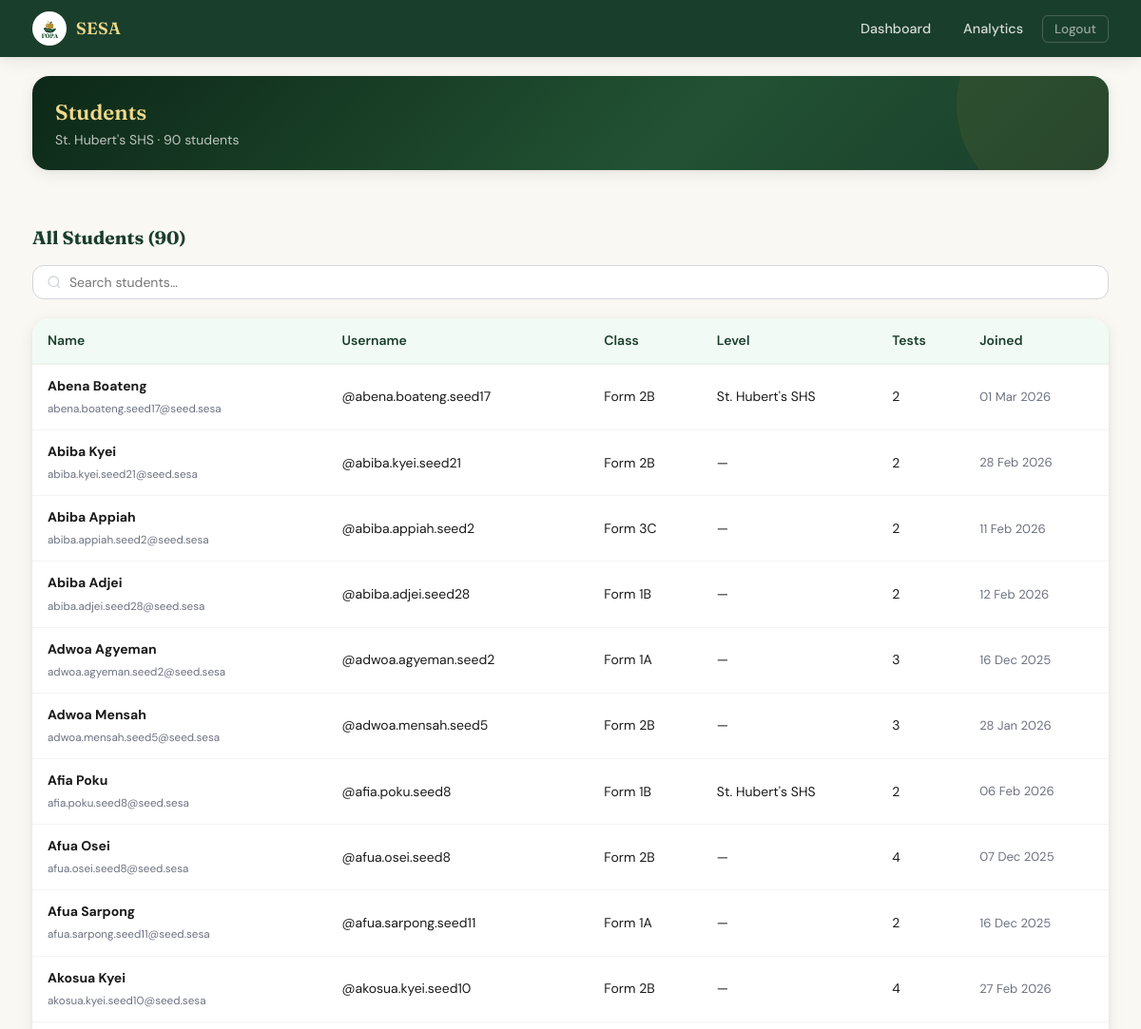
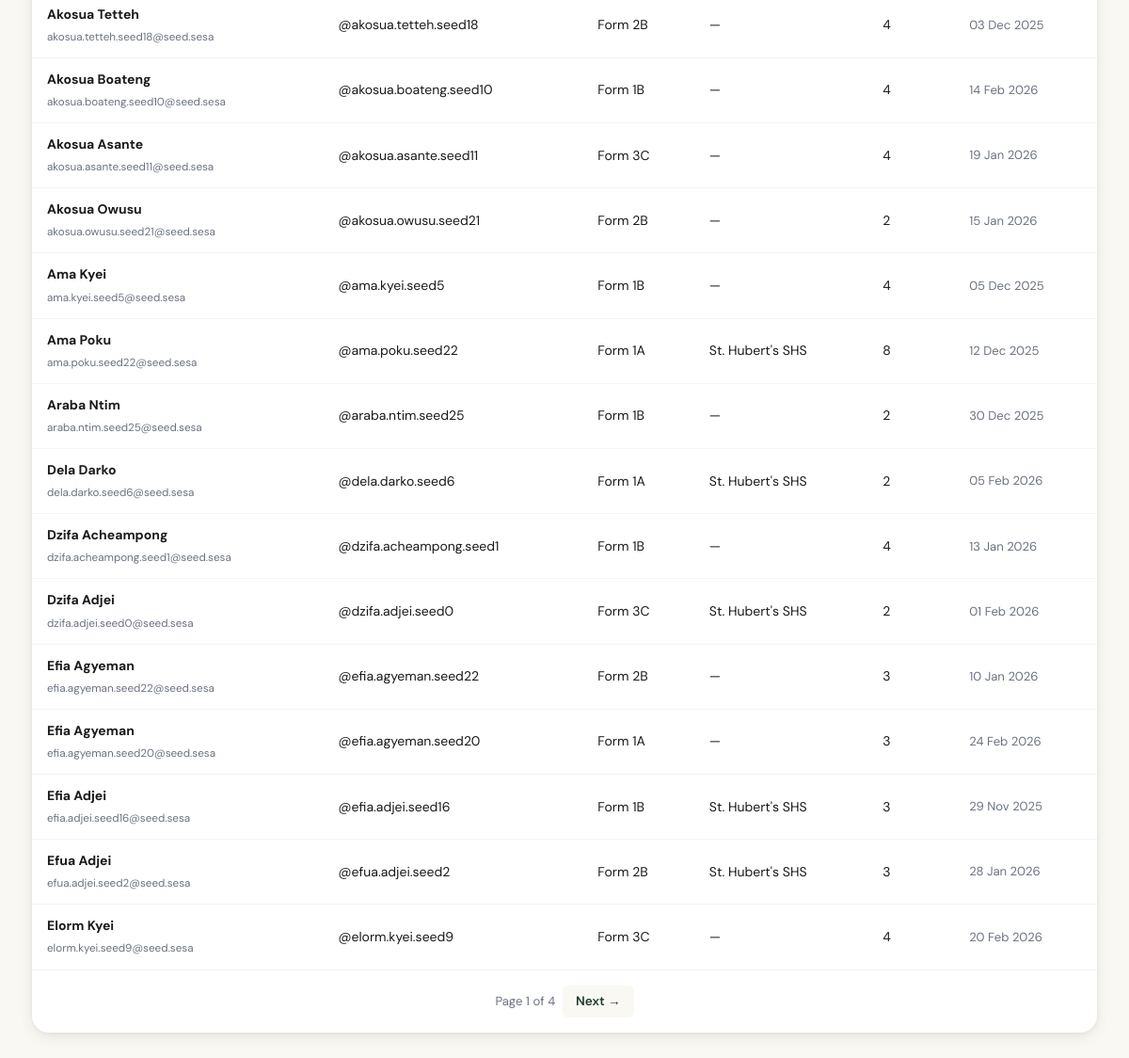
The page /school/6/students (signed in) on the database its author committed (2 pictures, top to bottom).
### app/models/school.py (models this page shows, shortened)
class School(db.Model):
    __tablename__ = 'school'
    id = db.Column(db.Integer, primary_key=True)
    school_name = db.Column(db.String(200), nullable=False, unique=True)
    admin_name = db.Column(db.String(100), nullable=False)
    admin_password = db.Column(db.String(200), nullable=False)
    email = db.Column(db.String(120), nullable=True)
    created_at = db.Column(db.DateTime, default=lambda: datetime.now(timezone.utc))
    subscription_paid = db.Column(db.Boolean, default=False)
    upload_enabled = db.Column(db.Boolean, default=False)
    paystack_reference = db.Column(db.String(100), nullable=True)
    payment_date = db.Column(db.DateTime, nullable=True)
    subscription_expires = db.Column(db.DateTime, nullable=True, index=True)
    accounts = db.relationship(
        'Accounts',
        backref='school',
        lazy='dynamic',
        cascade='all, delete-orphan'
    )
    phone = db.Column(db.String(20), nullable=True)
    access_code = db.Column(db.String(8), nullable=True, unique=True, index=True)
    qr_token = db.Column(db.String(64), nullable=True, unique=True, index=True)
    failed_attempts = db.Column(db.Integer, default=0, server_default='0', nullable=False)
    locked_until = db.Column(db.DateTime, nullable=True)
    LOCKOUT_THRESHOLD = 5
    LOCKOUT_MINUTES   = 15

### app/models/account.py (models this page shows, shortened)
class Accounts(UserMixin, db.Model):
    __tablename__ = 'accounts'
    id = db.Column(db.Integer, primary_key=True)
    fname = db.Column(db.String(100), nullable=False)
    lname = db.Column(db.String(100), nullable=False)
    email = db.Column(db.String(120), unique=True, nullable=True, index=True)
    username = db.Column(db.String(50), unique=True, nullable=False, index=True)
    password = db.Column(db.String(256), nullable=False)
    school_name = db.Column(db.String(200), nullable=True)
    gender = db.Column(db.String(20), nullable=True)
    birthdate = db.Column(db.Date, nullable=True)
    last_login = db.Column(db.DateTime, nullable=True)
    created_at = db.Column(db.DateTime, default=lambda: datetime.now(timezone.utc))
    school_id = db.Column(
        db.Integer,
        db.ForeignKey('school.id', ondelete='CASCADE', name='fk_accounts_school_id'),
        nullable=True,
        index=True
    )
    class_group = db.Column(db.String(50), nullable=True)   # e.g. "Form 2A", "JHS 3B"
    is_admin = db.Column(db.Boolean, default=False, nullable=False)
    is_counsellor = db.Column(db.Boolean, default=False, server_default='0', nullable=False)
    failed_attempts = db.Column(db.Integer, default=0, server_default='0', nullable=False)
    locked_until = db.Column(db.DateTime, nullable=True)  # NULL = not locked
    phone = db.Column(db.String(20), nullable=True)
    consent_given = db.Column(db.Boolean, default=False, nullable=False, server_default='0')
    consent_given_at = db.Column(db.DateTime, nullable=True)
    consent_version = db.Column(db.String(10), nullable=True)  # e.g. 'v1.0'
    test_results = db.relationship(
        'TestResult',
        backref='account',
        lazy='dynamic',
        cascade='all, delete-orphan'
    )
    LOCKOUT_THRESHOLD = 5      # failed attempts before lockout
    LOCKOUT_MINUTES   = 15     # minutes locked after threshold reached

### app/routes/main.py (the view)
@main_bp.route('/school/<int:school_id>/students')
@school_login_required
def school_students(school_id):
    school = _get_school_from_session()
    if current_user.is_authenticated and current_user.is_super_admin:
        school = School.query.get_or_404(school_id)
    elif school and school.id == school_id:
        pass
    else:
        flash('Please log in as a school administrator.', 'warning')
        return redirect(url_for('auth.school_login'))
    accounts_q = (Accounts.query
                  .filter_by(school_id=school.id)
                  .order_by(Accounts.fname))
    total_students = accounts_q.count()
    student_page = request.args.get('student_page', 1, type=int)
    students_pagination = accounts_q.paginate(page=student_page, per_page=25, error_out=False)
    return render_template(
        'main/school_students.html',
        school=school,
        students_pagination=students_pagination,
        total_students=total_students,
    )

### app/routes/main.py (called while the page is built)
def _get_school_from_session():
    school_id = session.get('school_id')
    return School.query.get(school_id) if school_id else None

### app/templates/main/school_students.html (shortened to what this page needs)
{% extends 'base.html' %}
{% block nav_links %}
  <li><a href="{{ url_for('main.school_dashboard', school_id=school.id) }}">Dashboard</a></li>
  <li><a href="{{ url_for('main.school_analytics', school_id=school.id) }}">Analytics</a></li>
  <li><a href="{{ url_for('auth.logout') }}" class="btn-nav-logout">Logout</a></li>
{% endblock %}
{% block body %}
<div class="container" style="padding-bottom: 48px;">
  <div class="page-context">
    <h1>Students</h1>
    <p>{{ school.school_name }} · {{ total_students }} student{{ 's' if total_students != 1 }}</p>
  </div>
  <div class="section">
    <div class="section-head">
      <h2>All Students ({{ total_students }})</h2>
      <div class="search-box" style="width:100%;">
        <svg width="16" height="16" viewBox="0 0 24 24" fill="none" stroke="currentColor" stroke-width="2"><circle cx="11" cy="11" r="8"/><line x1="21" y1="21" x2="16.65" y2="16.65"/></svg>
        <input type="text" id="studentSearch" data-school-id="{{ school.id }}" placeholder="Search students…">
      </div>
    </div>
    <div class="card">
      <div class="table-wrapper">
        <table class="table">
          <thead>
            <tr>
              <th>Name</th>
              <th>Username</th>
              <th>Class</th>
              <th>Level</th>
              <th>Tests</th>
              <th>Joined</th>
            </tr>
          </thead>
          <tbody>
            {% for acc in students_pagination.items %}
            <tr>
              <td data-label="Name"><strong>{{ acc.fname }} {{ acc.lname }}</strong><br><small style="color:var(--gray-500)">{{ acc.email or '—' }}</small></td>
              <td data-label="Username">@{{ acc.username }}</td>
              <td data-label="Class">{{ acc.class_group or '—' }}</td>
              <td data-label="School">{{ acc.school_name if acc.school_name else '—' }}</td>
              <td data-label="Tests">{{ acc.test_results.count() }}</td>
              <td data-label="Joined" style="color:var(--gray-500); font-size:0.82rem;">{{ acc.created_at.strftime('%d %b %Y') }}</td>
            </tr>
            {% endfor %}
          </tbody>
        </table>
      </div>
      {% if students_pagination.pages > 1 %}
      <div style="display:flex; justify-content:center; align-items:center; gap:8px; padding:16px; border-top:1px solid var(--gray-100);">
        <span style="font-size:0.82rem; color:var(--gray-500);">Page {{ students_pagination.page }} of {{ students_pagination.pages }}</span>
        {% if students_pagination.has_next %}
          <a href="{{ url_for('main.school_students', school_id=school.id, student_page=students_pagination.next_num) }}"
             style="padding:6px 14px; border-radius:6px; background:var(--ivory); color:var(--green-800); text-decoration:none; font-size:0.85rem; font-weight:600;">Next →</a>
        {% endif %}
      </div>
      {% endif %}
    </div>
  </div>
</div>
{% endblock %}

### app/static/css/main.css (style rules this page uses)
:root { --green-900: #0d2818; --green-800: #1a3e2c; --green-700: #225233; --green-600: #2a6642; --green-500: #3d8b58; --green-400: #5aab74; --green-100: #e8f5ed; --green-50: #f2faf5; --gold-700: #92690a; --gold-500: #c9921a; --gold-400: #d4a336; --gold-200: #f0d98a; --gold-100: #faf3d7; --gold-50: #fefaed; --ivory: #faf8f3; --white: #ffffff; --gray-900: #1a1a1a; --gray-700: #374151; --gray-500: #6b7280; --gray-300: #d1d5db; --gray-200: #e5e7eb; --gray-100: #f3f4f6; --red-600: #dc2626; --red-100: #fee2e2; --amber-600: #d97706; --amber-100: #fef3c7; --blue-600: #2563eb; --blue-100: #dbeafe; --radius-sm: 6px; --radius-md: 12px; --radius-lg: 18px; --radius-xl: 24px; --radius-full: 9999px; --shadow-sm: 0 1px 3px rgba(0,0,0,.07), 0 1px 2px rgba(0,0,0,.05); --shadow-md: 0 4px 16px rgba(0,0,0,.08), 0 1px 4px rgba(0,0,0,.05); --shadow-lg: 0 12px 40px rgba(0,0,0,.1), 0 2px 8px rgba(0,0,0,.06); --shadow-xl: 0 24px 64px rgba(0,0,0,.12); --transition: 0.2s cubic-bezier(0.4, 0, 0.2, 1); --font-display: 'Fraunces', Georgia, serif; --font-body: 'DM Sans', system-ui, sans-serif; --navbar-height: 60px; }
*, *::before, *::after { box-sizing: border-box; margin: 0; padding: 0; }
* { -webkit-tap-highlight-color: transparent; }
a, button, .btn, .tab-item, .quiz-option, .test-card, .nav-dropdown a, .guide-nav-item, .crisis-option, .stat-card, .a2hs-btn-install, .a2hs-btn-later, .admin-tab { -webkit-tap-highlight-color: transparent; touch-action: manipulation; }
html { scroll-behavior: smooth; }
body { font-family: var(--font-body); font-size: 15px; line-height: 1.65; color: var(--gray-900); background: var(--ivory); -webkit-font-smoothing: antialiased; overflow-x: hidden; }
html { overflow-x: hidden; max-width: 100%; }
a { color: inherit; text-decoration: none; }
button, input, select, textarea { font-family: inherit; font-size: inherit; }
.container { max-width: 1180px; margin: 0 auto; padding: 0 24px; }
.navbar-links a { color: rgba(255,255,255,.82); padding: 6px 14px; border-radius: var(--radius-sm); font-weight: 500; font-size: 0.9rem; transition: background var(--transition), color var(--transition); }
.navbar-links .btn-nav-logout { color: rgba(255,255,255,.55); border: 1px solid rgba(255,255,255,.2); border-radius: var(--radius-sm); padding: 5px 12px; font-size: 0.85rem; transition: color var(--transition), border-color var(--transition); }
.page-context { background: linear-gradient(135deg, var(--green-900) 0%, var(--green-700) 60%, var(--green-800) 100%); border-radius: var(--radius-lg); padding: 24px 24px 20px; margin-top: 20px; margin-bottom: 24px; position: relative; overflow: hidden; box-shadow: var(--shadow-md); }
.page-context::before { content: ''; position: absolute; width: 220px; height: 220px; border-radius: 50%; background: rgba(212, 163, 54, 0.08); top: -80px; right: -60px; pointer-events: none; }
.page-context h1 { font-family: var(--font-display); font-size: 1.4rem; font-weight: 600; color: var(--gold-200); margin-bottom: 4px; line-height: 1.25; white-space: normal; overflow-wrap: break-word; word-break: break-word; position: relative; }
.page-context p { font-size: 0.875rem; color: rgba(255, 255, 255, 0.72); margin: 0; position: relative; }
.card { background: var(--white); border-radius: var(--radius-lg); box-shadow: var(--shadow-md); overflow: hidden; }
.table-wrapper { overflow-x:auto; border-radius:var(--radius-md); }
.table { width:100%; border-collapse:collapse; font-size:0.875rem; }
.table th { background:var(--green-50); color:var(--green-800); font-weight:600; padding:12px 16px; text-align:left; white-space:nowrap; border-bottom:2px solid var(--green-100); }
.table td { padding:11px 16px; border-bottom:1px solid var(--gray-100); vertical-align:middle; }
.table tbody tr:last-child td { border-bottom:none; }
.search-box { display:flex; align-items:center; gap:8px; background:var(--white); border:1.5px solid var(--gray-300); border-radius:var(--radius-md); padding:8px 14px; width:100%; max-width:100%; }
.search-box input { border:none; outline:none; width:100%; font-size:0.875rem; color:var(--gray-900); }
.search-box svg { color:var(--gray-300); flex-shrink:0; }
.section { padding:32px 0; }
.section-head { display:flex; align-items:center; justify-content:space-between; flex-wrap:wrap; gap:12px; margin-bottom:20px; }
.section-head h2, .section-head h3 { font-family:var(--font-display); font-size:1.2rem; color:var(--green-800); }

### rows shown on the page
School: school_name "St. Hubert's SHS"
Accounts: fname "Abena", lname "Boateng", email "abena.boateng.seed17@seed.sesa", username "abena.boateng.seed17", class_group "Form 2B", school_name "St. Hubert's SHS", test_results.count "2", created_at "01 Mar 2026"
Accounts: fname "Abiba", lname "Kyei", email "abiba.kyei.seed21@seed.sesa", username "abiba.kyei.seed21", class_group "Form 2B", school_name "—", test_results.count "2", created_at "28 Feb 2026"
Accounts: fname "Abiba", lname "Appiah", email "abiba.appiah.seed2@seed.sesa", username "abiba.appiah.seed2", class_group "Form 3C", school_name "—", test_results.count "2", created_at "11 Feb 2026"
Accounts: fname "Abiba", lname "Adjei", email "abiba.adjei.seed28@seed.sesa", username "abiba.adjei.seed28", class_group "Form 1B", school_name "—", test_results.count "2", created_at "12 Feb 2026"
Accounts: fname "Adwoa", lname "Agyeman", email "adwoa.agyeman.seed2@seed.sesa", username "adwoa.agyeman.seed2", class_group "Form 1A", school_name "—", test_results.count "3", created_at "16 Dec 2025"
Accounts: fname "Adwoa", lname "Mensah", email "adwoa.mensah.seed5@seed.sesa", username "adwoa.mensah.seed5", class_group "Form 2B", school_name "—", test_results.count "3", created_at "28 Jan 2026"
Accounts: fname "Afia", lname "Poku", email "afia.poku.seed8@seed.sesa", username "afia.poku.seed8", class_group "Form 1B", school_name "St. Hubert's SHS", test_results.count "2", created_at "06 Feb 2026"
Accounts: fname "Afua", lname "Osei", email "afua.osei.seed8@seed.sesa", username "afua.osei.seed8", class_group "Form 2B", school_name "—", test_results.count "4", created_at "07 Dec 2025"
Accounts: fname "Afua", lname "Sarpong", email "afua.sarpong.seed11@seed.sesa", username "afua.sarpong.seed11", class_group "Form 1A", school_name "—", test_results.count "2", created_at "16 Dec 2025"
Accounts: fname "Akosua", lname "Kyei", email "akosua.kyei.seed10@seed.sesa", username "akosua.kyei.seed10", class_group "Form 2B", school_name "—", test_results.count "4", created_at "27 Feb 2026"
Accounts: fname "Akosua", lname "Tetteh", email "akosua.tetteh.seed18@seed.sesa", username "akosua.tetteh.seed18", class_group "Form 2B", school_name "—", test_results.count "4", created_at "03 Dec 2025"
Accounts: fname "Akosua", lname "Boateng", email "akosua.boateng.seed10@seed.sesa", username "akosua.boateng.seed10", class_group "Form 1B", school_name "—", test_results.count "4", created_at "14 Feb 2026"
Accounts: fname "Akosua", lname "Asante", email "akosua.asante.seed11@seed.sesa", username "akosua.asante.seed11", class_group "Form 3C", school_name "—", test_results.count "4", created_at "19 Jan 2026"
Accounts: fname "Akosua", lname "Owusu", email "akosua.owusu.seed21@seed.sesa", username "akosua.owusu.seed21", class_group "Form 2B", school_name "—", test_results.count "2", created_at "15 Jan 2026"
Accounts: fname "Ama", lname "Kyei", email "ama.kyei.seed5@seed.sesa", username "ama.kyei.seed5", class_group "Form 1B", school_name "—", test_results.count "4", created_at "05 Dec 2025"
Accounts: fname "Ama", lname "Poku", email "ama.poku.seed22@seed.sesa", username "ama.poku.seed22", class_group "Form 1A", school_name "St. Hubert's SHS", test_results.count "8", created_at "12 Dec 2025"
Accounts: fname "Araba", lname "Ntim", email "araba.ntim.seed25@seed.sesa", username "araba.ntim.seed25", class_group "Form 1B", school_name "—", test_results.count "2", created_at "30 Dec 2025"
Accounts: fname "Dela", lname "Darko", email "dela.darko.seed6@seed.sesa", username "dela.darko.seed6", class_group "Form 1A", school_name "St. Hubert's SHS", test_results.count "2", created_at "05 Feb 2026"
Accounts: fname "Dzifa", lname "Acheampong", email "dzifa.acheampong.seed1@seed.sesa", username "dzifa.acheampong.seed1", class_group "Form 1B", school_name "—", test_results.count "4", created_at "13 Jan 2026"
Accounts: fname "Dzifa", lname "Adjei", email "dzifa.adjei.seed0@seed.sesa", username "dzifa.adjei.seed0", class_group "Form 3C", school_name "St. Hubert's SHS", test_results.count "2", created_at "01 Feb 2026"
Accounts: fname "Efia", lname "Agyeman", email "efia.agyeman.seed22@seed.sesa", username "efia.agyeman.seed22", class_group "Form 2B", school_name "—", test_results.count "3", created_at "10 Jan 2026"
Accounts: fname "Efia", lname "Agyeman", email "efia.agyeman.seed20@seed.sesa", username "efia.agyeman.seed20", class_group "Form 1A", school_name "—", test_results.count "3", created_at "24 Feb 2026"
Accounts: fname "Efia", lname "Adjei", email "efia.adjei.seed16@seed.sesa", username "efia.adjei.seed16", class_group "Form 1B", school_name "St. Hubert's SHS", test_results.count "3", created_at "29 Nov 2025"
Accounts: fname "Efua", lname "Adjei", email "efua.adjei.seed2@seed.sesa", username "efua.adjei.seed2", class_group "Form 2B", school_name "St. Hubert's SHS", test_results.count "3", created_at "28 Jan 2026"
Accounts: fname "Elorm", lname "Kyei", email "elorm.kyei.seed9@seed.sesa", username "elorm.kyei.seed9", class_group "Form 3C", school_name "—", test_results.count "4", created_at "20 Feb 2026"

### other values the page prints
{{ total_students }} "90"
{{ 's' if total_students != 1 }} "s"
{{ students_pagination.page }} "1"
{{ students_pagination.pages }} "4"
